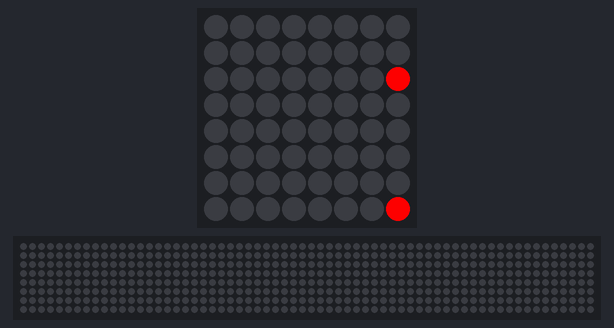
A program run on a simulated Raspberry Pi (BCM pin numbers) with a Sense HAT. Shown: the Sense HAT's 8×8 RGB LED matrix, a strip that is not on the board, showing the scrolling text unrolled. The clock reads 2024-03-15 10:24:30 at power-on unless the program sets it; the 64×8 strip is a reading aid, not a part: it shows the text the matrix is scrolling, unrolled, one strip-width of it at a time.

Above: at 0.17 s.
At 8.32 s:
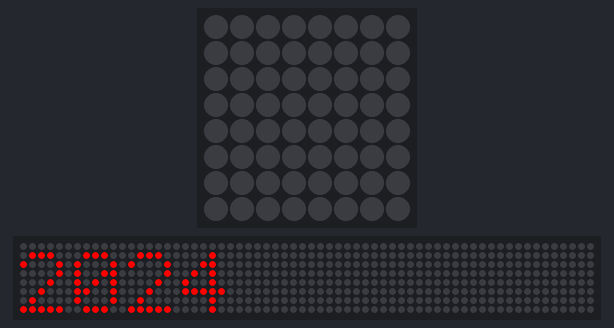
At 10.03 s:
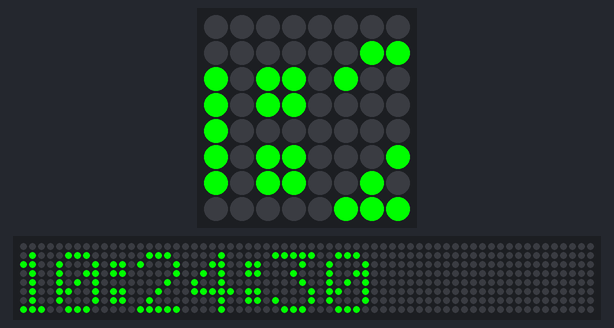
At 20.0 s:
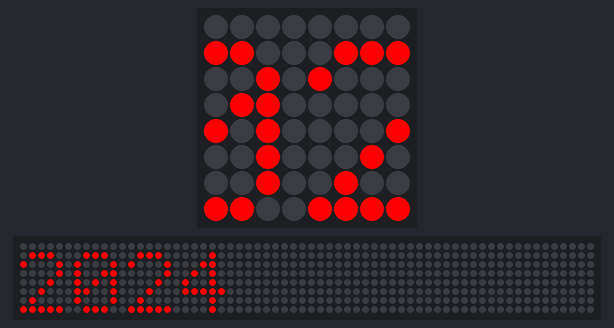
At 26.35 s:
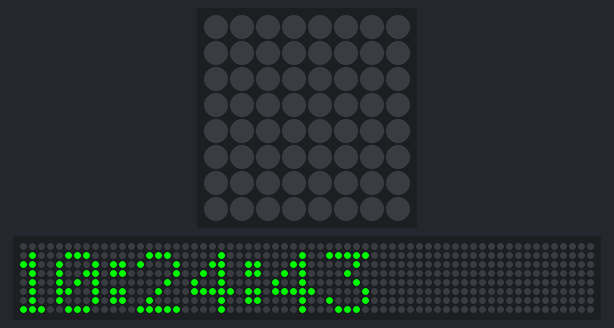
At 39.94 s:
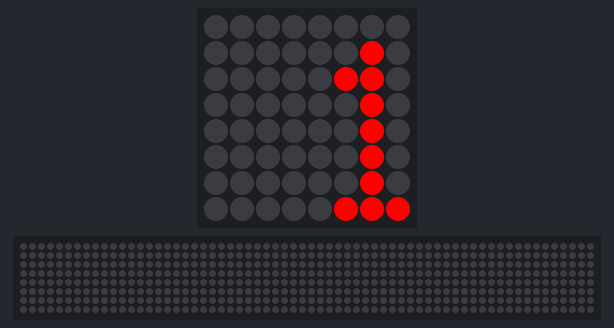

The program:

sense_hat_clock.py
```python
from sense_hat import SenseHat
from datetime import datetime
import time

hat = SenseHat()
time_color = (0, 255, 0)
date_color = (255, 0, 0)

while True:
	now = datetime.now()
	date_message = '{:%d %B %Y}'.format(now)
	time_message = '{:%H:%M:%S}'.format(now)

	hat.show_message(date_message, text_colour=date_color)
	hat.show_message(time_message, text_colour=time_color)
```
